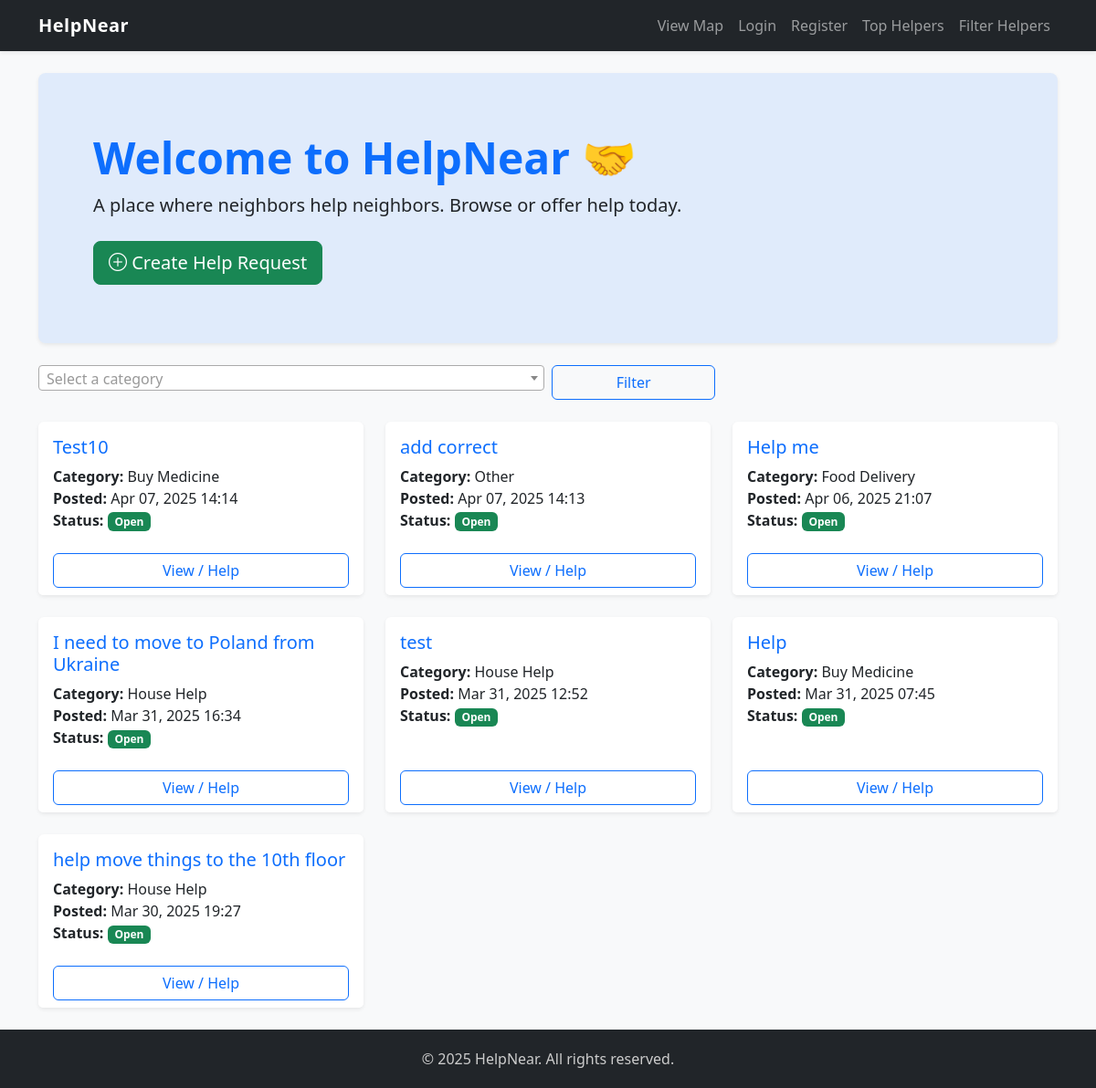
Before: / with the older database file.
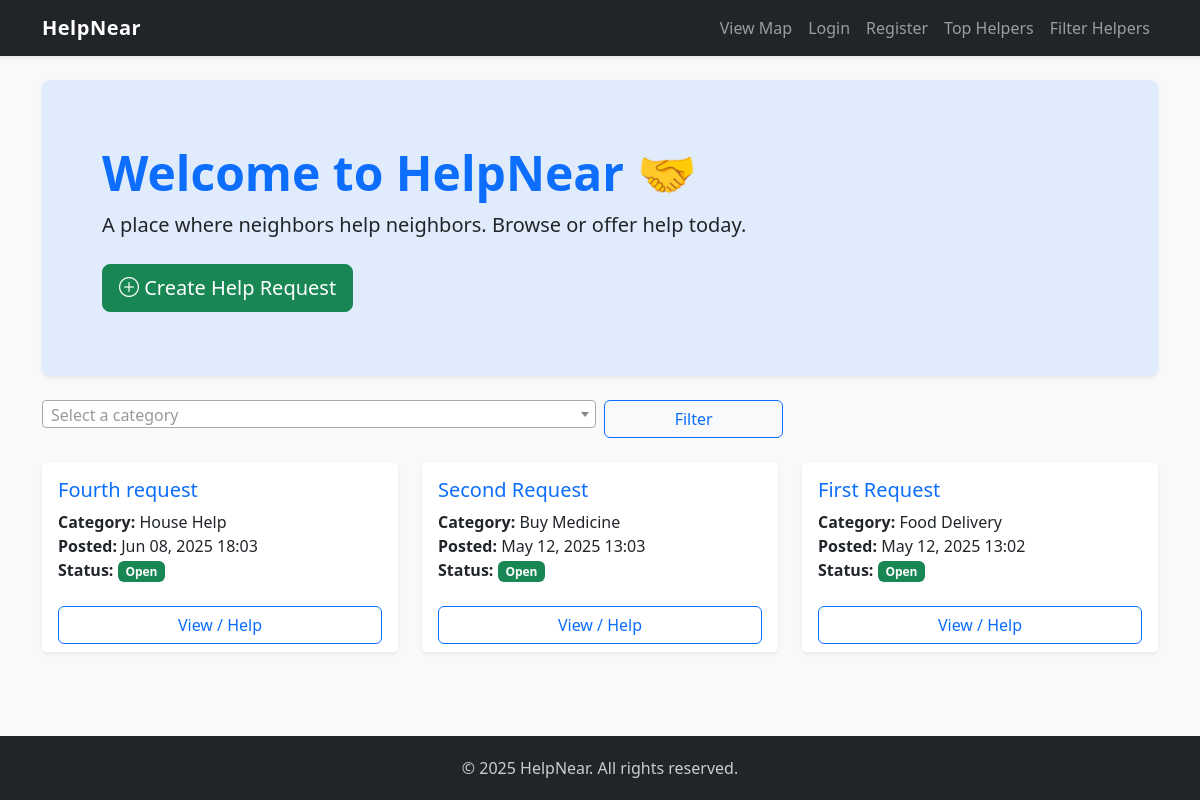
After: the same page with the newer database file.
### help/models.py (models this page shows, shortened)
class HelpRequest(models.Model):
    CATEGORY_CHOICES = [
        ('food', 'Food Delivery'),
        ('medicine', 'Buy Medicine'),
        ('house', 'House Help'),
        ('other', 'Other')
    ]
    user = models.ForeignKey(User, on_delete=models.CASCADE)
    title = models.CharField(max_length=200)
    description = models.TextField()
    detailed_expectation = models.TextField(blank=True, null=True)
    category = models.CharField(max_length=50, choices=CATEGORY_CHOICES)
    address = models.CharField(max_length=255, default='Unknown address')
    latitude = models.FloatField(default=0.0)
    longitude = models.FloatField(default=0.0)
    email = models.EmailField(blank=True, null=True)
    phone = models.CharField(max_length=20, blank=True, null=True)
    is_open = models.BooleanField(default=True)
    accepted_response = models.ForeignKey('HelpResponse', null=True, blank=True, on_delete=models.SET_NULL, related_name='accepted_for')
    created_at = models.DateTimeField(auto_now_add=True)

### help/views.py (the view)
# urls.py: path('', views.home, name='home'),
def home(request):
    category = request.GET.get('category')
    if category:
        help_requests = HelpRequest.objects.filter(category__icontains=category, is_open=True).order_by('-created_at')
    else:
        help_requests = HelpRequest.objects.filter(is_open=True).order_by('-created_at')
    return render(request, 'help/home.html', {
        'help_requests': help_requests,
        'selected_category': category,
        'google_maps_api_key': settings.GOOGLE_MAPS_API_KEY
    })

### help/templates/help/home.html (shortened to what this page needs)
{% extends 'base.html' %}
{% load widget_tweaks %}
{% block content %}
<div class="p-5 mb-4 bg-primary bg-opacity-10 rounded-3 shadow-sm">
  <div class="container py-3">
    <h1 class="display-5 fw-bold text-primary">Welcome to HelpNear 🤝</h1>
    <p class="fs-5">A place where neighbors help neighbors. Browse or offer help today.</p>
    <a href="{% url 'create_request' %}" class="btn btn-success btn-lg mt-2">
      <i class="bi bi-plus-circle"></i> Create Help Request
    </a>
  </div>
</div>
<form method="get" class="row g-2 mb-4">
  <div class="col-md-6">
  </div>
  <div class="col-md-2">
    <button type="submit" class="btn btn-outline-primary w-100">Filter</button>
  </div>
</form>
<div class="row row-cols-1 row-cols-md-2 row-cols-lg-3 g-4">
  {% for req in help_requests %}
  <div class="col">
    <div class="card h-100 border-0 shadow-sm">
      <div class="card-body">
        <h5 class="card-title text-primary">{{ req.title }}</h5>
        <p class="card-text">
          <strong>Category:</strong> {{ req.get_category_display }}<br>
          <strong>Posted:</strong> {{ req.created_at|date:"M d, Y H:i" }}<br>
          <strong>Status:</strong>
          {% if req.is_open %}
            <span class="badge bg-success">Open</span>
          {% else %}
            <span class="badge bg-danger">Closed</span>
          {% endif %}
        </p>
      </div>
      <div class="card-footer bg-white border-top-0">
        <a href="{% url 'request_detail' req.id %}" class="btn btn-outline-primary w-100">
          View / Help
        </a>
      </div>
    </div>
  </div>
  {% empty %}
  <div class="col-12">
    <div class="alert alert-warning text-center">No help requests found.</div>
  </div>
  {% endfor %}
</div>
{% endblock %}
{% block extra_js %}
  <link href="https://cdn.jsdelivr.net/npm/select2@4.1.0-rc.0/dist/css/select2.min.css" rel="stylesheet" />
{% endblock %}

### help/templates/base.html (shortened to what this page needs)
{% load widget_tweaks %}
<!DOCTYPE html>
<html lang="en">
<head>
  <link href="https://cdn.jsdelivr.net/npm/bootstrap@5.3.0/dist/css/bootstrap.min.css" rel="stylesheet" />
  <link href="https://cdn.jsdelivr.net/npm/bootstrap-icons@1.10.5/font/bootstrap-icons.css" rel="stylesheet" />
</head>
<body>
<div class="wrapper">
  <nav class="navbar navbar-expand-lg navbar-dark bg-dark shadow-sm">
    <div class="container">
      <a class="navbar-brand" href="{% url 'home' %}">HelpNear</a>
      <div class="collapse navbar-collapse" id="navbarNav">
        <ul class="navbar-nav ms-auto">
          <li class="nav-item">
            <a class="nav-link" href="{% url 'map_view' %}">View Map</a>
          </li>
          {% if user.is_authenticated %}
            <li class="nav-item">
              <a class="nav-link" href="{% url 'my_requests' %}">My Requests</a>
            </li>
            <li class="nav-item">
              <a class="nav-link" href="{% url 'my_accepted_requests' %}">My Accepted</a>
            </li>
            <li class="nav-item">
              <a class="nav-link" href="{% url 'my_opinions' %}">My Opinions</a>
            </li>
            <li class="nav-item">
              <a class="nav-link" href="{% url 'profile' %}">My Profile</a>
            </li>
            <li class="nav-item">
              <a class="nav-link" href="{% url 'logout' %}">Logout</a>
            </li>
          {% else %}
            <li class="nav-item">
              <a class="nav-link" href="{% url 'login' %}">Login</a>
            </li>
            <li class="nav-item">
              <a class="nav-link" href="{% url 'register' %}">Register</a>
            </li>
          {% endif %}
          <li class="nav-item">
            <a class="nav-link" href="{% url 'top_helpers' %}">Top Helpers</a>
          </li>
          <li class="nav-item">
            <a class="nav-link" href="{% url 'filter_helpers' %}">Filter Helpers</a>
          </li>
        </ul>
      </div>
    </div>
  </nav>
  <main class="container my-4">
    {% block content %}{% endblock %}
  </main>
  <footer>
    <div class="container">
      <p class="mb-0">&copy; 2025 HelpNear. All rights reserved.</p>
    </div>
  </footer>
</div>
{% block extra_js %}{% endblock %}
</body>
</html>

### help/templates/base.html (style rules this page uses)
html, body { height: 100%; margin: 0; background-color: #f8f9fa; }
.wrapper { min-height: 100vh; display: flex; flex-direction: column; }
main { flex: 1; }
footer { background-color: #212529; color: #ccc; text-align: center; padding: 20px 0; }
.navbar-brand { font-weight: bold; letter-spacing: 0.5px; }

Changed rows visible on the page:
removed HelpRequest: title "Test10", category "Buy Medicine", created_at "Apr 07, 2025 14:14", is_open "Open"
removed HelpRequest: title "add correct", category "Other", created_at "Apr 07, 2025 14:13", is_open "Open"
removed HelpRequest: title "Help me", category "Food Delivery", created_at "Apr 06, 2025 21:07", is_open "Open"
removed HelpRequest: title "I need to move to Poland from Ukraine", category "House Help", created_at "Mar 31, 2025 16:34", is_open "Open"
removed HelpRequest: title "test", category "House Help", created_at "Mar 31, 2025 12:52", is_open "Open"
removed HelpRequest: title "Help", category "Buy Medicine", created_at "Mar 31, 2025 07:45", is_open "Open"
removed HelpRequest: title "help move things to the 10th floor", category "House Help", created_at "Mar 30, 2025 19:27", is_open "Open"
added HelpRequest: title "Fourth request", category "House Help", created_at "Jun 08, 2025 18:03", is_open "Open"
added HelpRequest: title "Second Request", category "Buy Medicine", created_at "May 12, 2025 13:03", is_open "Open"
added HelpRequest: title "First Request", category "Food Delivery", created_at "May 12, 2025 13:02", is_open "Open"
